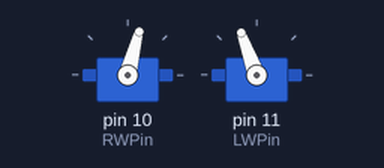
Bench run of a sketch on a simulated Arduino Uno, built with avr-gcc and run on an emulated ATmega328P. Shown: 2 × servo.

Above: at 0.05 s.
At 7.0 s:
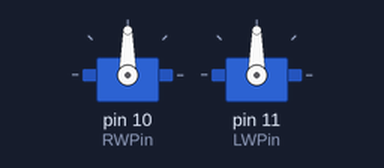
Timing chart, 0 to 9.1 s (numbered marks = the images above):
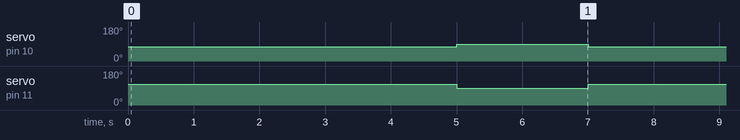

The sketch:

Chassis_test_code.ino
```cpp
#include <Servo.h>

// this script will drive the bot forward, then will turn at various angles and speeds
// to test out the turnability of the bot

// Arduino uno 490 Hz pins: 3, 9, 10, 11
// Arduino uno 980 Hz pins: 5, 6
int RWPin = 10;                   // right wheel pin
int LWPin = 11;                   // left wheel pin

Servo RW;
Servo LW;

float starttime;
float endtime;

// motor speeds
// These will need to be tuned as each direction of a motor is not consistant
int CCW_max = 110;                  // will turn CCW when looking down shaft towards the motor
int CCW_part = 100;                 // will turn CCW when looking down shaft towards the motor
int CW_max = 75;                  // will turn CW when looking down shaft towards the motor
int CW_part = 83;                 // will turn CW when looking down shaft towards the motor
int neutral = 90;                       // the motor will do nothing, but will be powered


void forward()
{
  ///////////////////////////////////////////////////////
  // drive forward for 5 seconds then delay for 2 seconds
  ///////////////////////////////////////////////////////
  // remeber that the motors are pointing in opposite directions
  RW.write(CW_max);
  LW.write(CCW_max);
  // delay(5000)
  starttime = millis();
  endtime = starttime;

  while ((endtime - starttime) <=5000)      // do this loop for up to 5S
  {
    endtime = millis();
  }
  RW.write(neutral);                        // stop the motors
  LW.write(neutral);
  delay(2000);                             // pause for two seconds
}

void backward()
{
  ///////////////////////////////////////////////////////
  // drive back for 5 seconds then delay for 2 seconds
  ///////////////////////////////////////////////////////
  // remeber that the motors are pointing in opposite directions
  RW.write(CCW_max);
  LW.write(CW_max);
  // delay(5000)
  starttime = millis();
  endtime = starttime;

  while ((endtime - starttime) <=5000)      // do this loop for up to 5S
  {
    endtime = millis();
  }
  RW.write(neutral);                        // stop the motors
  LW.write(neutral);
  delay(2000);                             // pause for two seconds
}

void broad_turn(int dir)
{
  ///////////////////////////////////////////////////////
  // turn for 5 seconds then delay for 2 seconds
  ///////////////////////////////////////////////////////

  if (dir == 1)                         // turn to the right
  {
    RW.write(CW_part);
    LW.write(CCW_max);
  }
  else if (dir == 2)                         // turn to the left
  {
    RW.write(CW_max);
    LW.write(CCW_part);
  }
  else
  {
    RW.write(neutral);
    LW.write(neutral);
  }

  // delay(5000)
  starttime = millis();
  endtime = starttime;

  while ((endtime - starttime) <=5000)      // do this loop for up to 5S
  {
    endtime = millis();
  }

  RW.write(neutral);                        // stop the motors
  LW.write(neutral);
  delay(2000);                             // pause for two seconds
}


////////////////////////////////////////////////////////////////////////////////////////////////////
// Main code
////////////////////////////////////////////////////////////////////////////////////////////////////
void setup()
{
  TCCR1B = TCCR1B & 0b11111000 | 0x04; // PWM Freq. at 122Hz

  RW.attach(RWPin);
  LW.attach(LWPin);
  RW.write(90);             // set motors to mid-point
  LW.write(90);
}

void loop()
{
  forward();
}
```

Measured:
- by itself, servo on pin 10 (RWPin): alternates 90° for 2.0 s and 75° for 5.0 s
- by itself, servo on pin 11 (LWPin): alternates 110° for 5.0 s and 90° for 2.0 s
